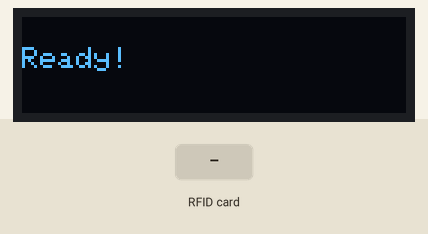
This sketch was run on a simulated ESP32. Parts: 128×32 one-colour display. The test bench sets the inputs (shaded band). What the sketch prints to the serial monitor is not drawn.

Above: at 1.2 s.
1.3 s: RFID card 93 CD 72 1B held to the reader
At 1.7 s:
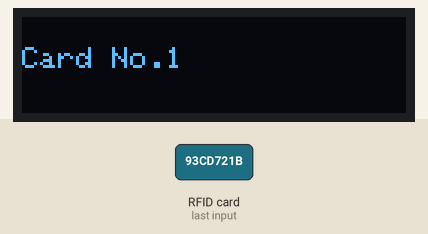
2.8 s: RFID card 5E 7A 19 C4 held to the reader
At 3.7 s:
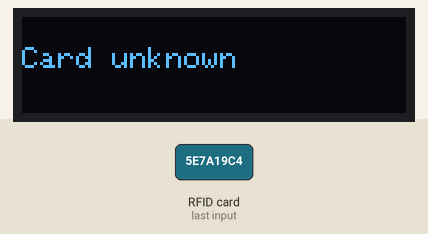
4.3 s: RFID card 73 D9 87 1B held to the reader
At 4.8 s:
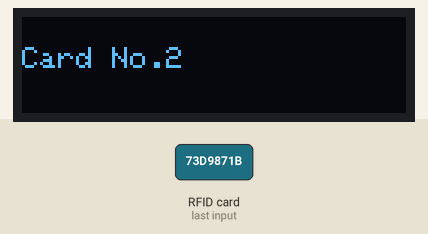
5.8 s: RFID card E3 45 9E 1A held to the reader
At 7.1 s:
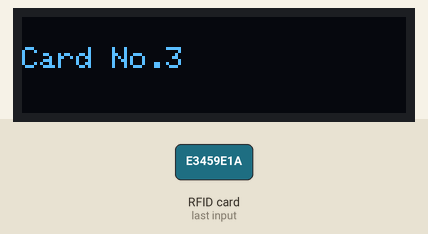
Timing chart, 0 to 8.3 s (numbered marks = the images above; inputs shaded):
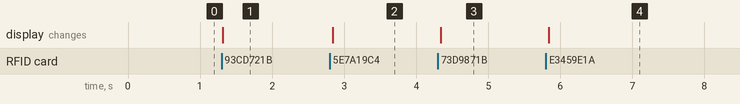

The sketch:

ReadNUID.ino
```cpp
#include <MFRC522.h>
#include <SPI.h>

#include "oled.h"

#define SS_PIN 5
#define RST_PIN 25

#define SCREEN_WIDTH 128
#define SCREEN_HEIGHT 32

const String C0 = "e3cbf1b";
const String C1 = "93cd721b";
const String C2 = "73d9871b";
const String C3 = "e3459e1a";
const String C4 = "739f9b1a";

MFRC522 rfid(SS_PIN, RST_PIN);  // Instance of the class
Adafruit_SSD1306 display(SCREEN_WIDTH, SCREEN_HEIGHT, &Wire);
MFRC522::MIFARE_Key key;

// Init array that will store new NUID
byte nuidPICC[4];

void setup() {
  Serial.begin(115200);
  Wire.begin();
  SPI.begin();      // Init SPI bus
  rfid.PCD_Init();  // Init MFRC522
  oled_init(display);

  // define  default value for nuid
  for (byte i = 0; i < 6; i++) {
    key.keyByte[i] = 0xFF;  // 8 bit as hex digit
  }

  Serial.println(F("This code scan the MIFARE Classsic NUID."));
  Serial.print(F("Using the following key:"));
  printHex(key.keyByte, MFRC522::MF_KEY_SIZE);
}

void loop() {

  // Reset the loop if no new card present on the sensor/reader. This saves the
  // entire process when idle.
  if (!rfid.PICC_IsNewCardPresent()) return;

  // Verify if the NUID has been readed
  if (!rfid.PICC_ReadCardSerial()) return;

  Serial.print(F("PICC type: "));
  MFRC522::PICC_Type piccType = rfid.PICC_GetType(rfid.uid.sak);
  Serial.println(rfid.PICC_GetTypeName(piccType));

  // Check is the PICC of Classic MIFARE type
  if (piccType != MFRC522::PICC_TYPE_MIFARE_MINI &&
      piccType != MFRC522::PICC_TYPE_MIFARE_1K &&
      piccType != MFRC522::PICC_TYPE_MIFARE_4K) {
    Serial.println(F("Your tag is not of type MIFARE Classic."));
    return;
  }

  if (rfid.uid.uidByte[0] != nuidPICC[0] ||
      rfid.uid.uidByte[1] != nuidPICC[1] ||
      rfid.uid.uidByte[2] != nuidPICC[2] ||
      rfid.uid.uidByte[3] != nuidPICC[3]) {
    Serial.println(F("A new card has been detected."));

    String tag = "";
    // Store NUID into nuidPICC array
    for (byte i = 0; i < 4; i++) {
      nuidPICC[i] = rfid.uid.uidByte[i];
      tag += String(rfid.uid.uidByte[i], HEX);
    }
    Serial.println(tag);
    if (tag == C0) {
      oled_print(display, "Master Card");
    } else if (tag == C1) {
      oled_print(display, "Card No.1");
    } else if (tag == C2) {
      oled_print(display, "Card No.2");
    } else if (tag == C3) {
      oled_print(display, "Card No.3");
    } else if (tag == C4) {
      oled_print(display, "Card No.4");
    } else {
      oled_print(display, "Card unknown");
    }

    Serial.println(F("The NUID tag is:"));
    Serial.print(F("In hex: "));
    printHex(rfid.uid.uidByte, rfid.uid.size);
    Serial.println();
    Serial.print(F("In dec: "));
    printDec(rfid.uid.uidByte, rfid.uid.size);
    Serial.println();
  } else
    Serial.println(F("Card read previously."));

  // Halt PICC
  rfid.PICC_HaltA();

  // Stop encryption on PCD
  rfid.PCD_StopCrypto1();
}

/**
 * Helper routine to dump a byte array as hex values to Serial.
 */
void printHex(byte *buffer, byte bufferSize) {
  for (byte i = 0; i < bufferSize; i++) {
    Serial.print(buffer[i] < 0x10 ? " 0" : " ");
    Serial.print(buffer[i], HEX);
  }
}

/**
 * Helper routine to dump a byte array as dec values to Serial.
 */
void printDec(byte *buffer, byte bufferSize) {
  for (byte i = 0; i < bufferSize; i++) {
    Serial.print(' ');
    Serial.print(buffer[i], DEC);
  }
}
```

oled.h
```cpp
#include <Adafruit_GFX.h>
#include <Adafruit_SSD1306.h>
#include <Wire.h>

#define oled_init(display)                            \
  ({                                                  \
    if (!display.begin(SSD1306_SWITCHCAPVCC, 0x3C)) { \
      Serial.println(F("SSD1306 allocation failed")); \
      for (;;);                                       \
    }                                                 \
    display.clearDisplay();                           \
    display.setTextSize(1);                           \
    display.setTextColor(WHITE);                      \
    display.setCursor(0, 10);                         \
    display.println("Ready!");                        \
    display.display();                                \
  })

#define oled_print(display, value) \
  ({                               \
    display.clearDisplay();        \
    display.setCursor(0, 10);      \
    display.println(value);        \
    display.display();             \
  })
```

Measured:
- after the input at 1.3 s, the display: changes at once (image 1)
- after the input at 2.8 s, the display: changes at once (image 2)
- after the input at 4.3 s, the display: changes at once (image 3)
- after the input at 5.8 s, the display: changes at once (image 4)
